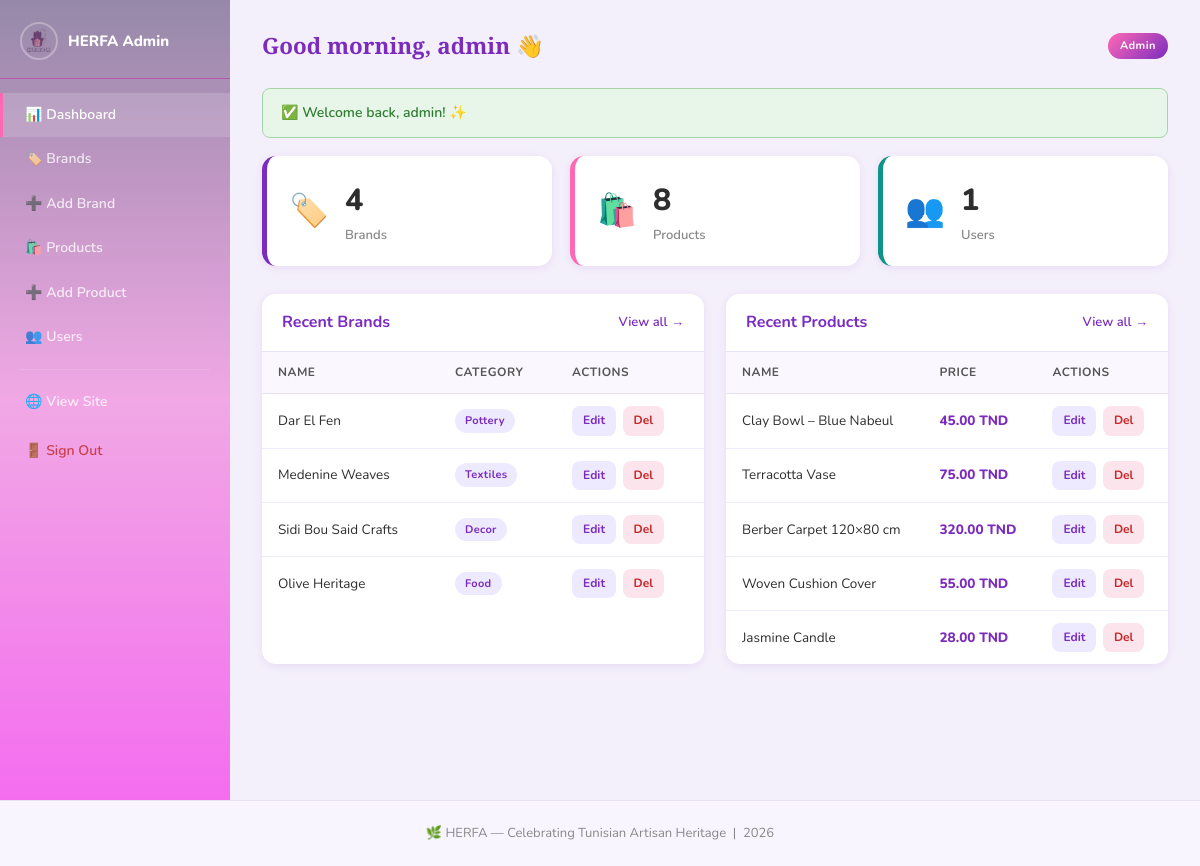
Page /admin/dashboard.php (signed in) on the committed database.
### tables this page shows
CREATE TABLE IF NOT EXISTS brands (
    id INT AUTO_INCREMENT PRIMARY KEY,
    name VARCHAR(120) NOT NULL,
    category VARCHAR(80) NOT NULL,
    description TEXT,
    image VARCHAR(255),
    created_at DATETIME DEFAULT CURRENT_TIMESTAMP
);

CREATE TABLE IF NOT EXISTS products (
    id INT AUTO_INCREMENT PRIMARY KEY,
    name VARCHAR(120) NOT NULL,
    brand_id INT NOT NULL,
    price DECIMAL(10,2) NOT NULL,
    description TEXT,
    image VARCHAR(255),
    created_at DATETIME DEFAULT CURRENT_TIMESTAMP,
    FOREIGN KEY (brand_id) REFERENCES brands(id) ON DELETE CASCADE
);

### includes/auth.php (called while the page is built, shortened)
<?php
function currentUser(): array {
    return [
        'id'       => $_SESSION['user_id']   ?? null,
        'username' => $_SESSION['username']  ?? '',
        'role'     => $_SESSION['role']      ?? 'user',
    ];
}
function flashGet(string $key): string {
    $msg = $_SESSION['flash'][$key] ?? '';
    return $msg;
}

### admin/dashboard.php (the view, shortened to what this page needs)
<?php
require_once '../includes/auth.php';
$pdo = getPDO();
$stats = [
    'brands'   => $pdo->query('SELECT COUNT(*) FROM brands')->fetchColumn(),
    'products' => $pdo->query('SELECT COUNT(*) FROM products')->fetchColumn(),
    'users'    => $pdo->query('SELECT COUNT(*) FROM users')->fetchColumn(),
];
$recentBrands   = $pdo->query('SELECT * FROM brands ORDER BY created_at DESC LIMIT 5')->fetchAll();
$recentProducts = $pdo->query(
    'SELECT p.*, b.name AS brand_name
     FROM products p
     JOIN brands b ON p.brand_id = b.id
     ORDER BY p.created_at DESC LIMIT 5'
)->fetchAll();
$flash  = flashGet('success');
$flashE = flashGet('error');
include '../includes/header.php';
?>
<div class="admin-layout">
    <aside class="sidebar">
        <div class="sidebar-logo">
            <img src="../images/logo-removebg-preview.png" alt="HERFA">
            <span>HERFA Admin</span>
        </div>
        <nav class="sidebar-nav">
            <a href="dashboard.php" class="slink active">📊 Dashboard</a>
            <a href="brands.php" class="slink">🏷️ Brands</a>
            <a href="brand_add.php" class="slink">➕ Add Brand</a>
            <a href="products.php" class="slink">🛍️ Products</a>
            <a href="product_add.php" class="slink">➕ Add Product</a>
            <a href="users.php" class="slink">👥 Users</a>
            <hr class="sidebar-hr">
            <a href="../index.php" class="slink">🌐 View Site</a>
            <a href="../logout.php" class="slink slink-logout">🚪 Sign Out</a>
        </nav>
    </aside>
    <main class="admin-main">
        <div class="admin-topbar">
            <h2>Good <?= date('H') < 12 ? 'morning' : (date('H') < 18 ? 'afternoon' : 'evening') ?>, <?= htmlspecialchars(currentUser()['username']) ?> 👋</h2>
            <span class="admin-badge">Admin</span>
        </div>
        <?php if ($flash): ?>
            <div class="alert alert-success">✅ <?= htmlspecialchars($flash) ?></div>
        <?php elseif ($flashE): ?>
            <div class="alert alert-error">⚠️ <?= htmlspecialchars($flashE) ?></div>
        <?php endif; ?>
        <div class="stats-grid">
            <div class="stat-card stat-purple">
                <div class="stat-icon">🏷️</div>
                <div>
                    <div class="stat-num"><?= $stats['brands'] ?></div>
                    <div class="stat-label">Brands</div>
                </div>
            </div>
            <div class="stat-card stat-pink">
                <div class="stat-icon">🛍️</div>
                <div>
                    <div class="stat-num"><?= $stats['products'] ?></div>
                    <div class="stat-label">Products</div>
                </div>
            </div>
            <div class="stat-card stat-teal">
                <div class="stat-icon">👥</div>
                <div>
                    <div class="stat-num"><?= $stats['users'] ?></div>
                    <div class="stat-label">Users</div>
                </div>
            </div>
        </div>
        <div class="admin-two-col">
            <div class="admin-panel">
                <div class="panel-header">
                    <h3>Recent Brands</h3>
                    <a href="brands.php" class="panel-link">View all →</a>
                </div>
                <table class="admin-table">
                    <thead><tr><th>Name</th><th>Category</th><th>Actions</th></tr></thead>
                    <tbody>
                    <?php foreach ($recentBrands as $b): ?>
                    <tr>
                        <td><?= htmlspecialchars($b['name']) ?></td>
                        <td><span class="chip"><?= htmlspecialchars($b['category']) ?></span></td>
                        <td>
                            <a href="brand_edit.php?id=<?= $b['id'] ?>" class="btn-sm btn-edit">Edit</a>
                            <a href="brand_delete.php?id=<?= $b['id'] ?>" class="btn-sm btn-del" onclick="return confirm('Delete this brand?')">Del</a>
                        </td>
                    </tr>
                    <?php endforeach; ?>
                    </tbody>
                </table>
            </div>
            <div class="admin-panel">
                <div class="panel-header">
                    <h3>Recent Products</h3>
                    <a href="products.php" class="panel-link">View all →</a>
                </div>
                <table class="admin-table">
                    <thead><tr><th>Name</th><th>Price</th><th>Actions</th></tr></thead>
                    <tbody>
                    <?php foreach ($recentProducts as $p): ?>
                    <tr>
                        <td><?= htmlspecialchars($p['name']) ?></td>
                        <td class="price-cell"><?= number_format($p['price'],2) ?> TND</td>
                        <td>
                            <a href="product_edit.php?id=<?= $p['id'] ?>" class="btn-sm btn-edit">Edit</a>
                            <a href="product_delete.php?id=<?= $p['id'] ?>" class="btn-sm btn-del" onclick="return confirm('Delete?')">Del</a>
                        </td>
                    </tr>
                    <?php endforeach; ?>
                    </tbody>
                </table>
            </div>
        </div>
    </main>
</div>
<?php include '../includes/footer.php'; ?>

### style.css (style rules this page uses)
:root { --purple: #7b2cbf; --purple-lt: #9d4edd; --pink: #ff69b4; --pink-lt: #ffb3d9; --teal: #0d9488; --bg: #f9f5ff; --card-bg: #ffffff; --text: #2e2e2e; --muted: #888; --border: #e8e0f4; --shadow-sm: 0 2px 10px rgba(123,44,191,.10); --shadow-md: 0 6px 24px rgba(123,44,191,.15); --shadow-lg: 0 12px 40px rgba(123,44,191,.20); --radius: 14px; --radius-sm: 8px; }
*, *::before, *::after { box-sizing: border-box; margin: 0; padding: 0; }
body { font-family: 'Nunito', 'Segoe UI', sans-serif; background: var(--bg); color: var(--text); min-height: 100vh; line-height: 1.6; }
a { color: var(--purple); text-decoration: none; }
.alert { padding: 13px 18px; border-radius: var(--radius-sm); margin-bottom: 18px; font-size: 14px; font-weight: 600; }
.alert-success { background:#e8f5e9; color:#2e7d32; border:1px solid #a5d6a7; }
.admin-layout { display: grid; grid-template-columns: 230px 1fr; min-height: 100vh; }
.sidebar { background: linear-gradient(180deg, #9689a8 0%, #f1a8e5 50%, #f46def 100%); color: white; padding: 0; position: sticky; top:0; height:100vh; overflow-y:auto; }
.sidebar-logo { display: flex; align-items:center; gap:10px; padding: 22px 20px 18px; border-bottom: 1px solid rgba(193, 47, 171, 0.558); font-weight: 800; font-size: 15px; }
.sidebar-logo img { width:38px; height:38px; border-radius:50%; border:2px solid rgba(255,255,255,.3); }
.sidebar-nav { padding: 14px 0; }
.slink { display: block; padding: 11px 22px; color: rgba(255,255,255,.8); font-size: 14px; font-weight: 600; text-decoration: none; transition: background .2s, color .2s, padding-left .2s; border-left: 3px solid transparent; }
.slink.active { background:rgba(255,255,255,.15); color:white; border-left-color:var(--pink); }
.slink-logout { color:rgba(194, 46, 46, 0.85) !important; margin-top:4px; }
.sidebar-hr { border:none; border-top:1px solid rgba(255,255,255,.12); margin:10px 20px; }
.admin-main { padding: 28px 32px; background: #f4f0fb; overflow-y: auto; }
.admin-topbar { display: flex; align-items:center; justify-content:space-between; margin-bottom: 24px; }
.admin-topbar h2 { font-size:1.4rem; font-family:'Playfair Display',serif; color:var(--purple); }
.admin-badge { background: linear-gradient(135deg,var(--pink),var(--purple)); color:white; font-size:11px; font-weight:700; padding:4px 12px; border-radius:20px; letter-spacing:.5px; }
.stats-grid { display: grid; grid-template-columns: repeat(auto-fit, minmax(160px,1fr)); gap: 18px; margin-bottom: 28px; }
.stat-card { background: white; border-radius: var(--radius); padding: 20px 22px; display: flex; align-items:center; gap:16px; box-shadow: var(--shadow-sm); border-left: 5px solid; }
.stat-purple { border-color: var(--purple); }
.stat-pink { border-color: var(--pink); }
.stat-teal { border-color: var(--teal); }
.stat-icon { font-size: 2rem; }
.stat-num { font-size: 1.9rem; font-weight: 800; color: var(--text); }
.stat-label { font-size: 13px; color: var(--muted); font-weight: 600; }
.admin-two-col { display: grid; grid-template-columns: repeat(auto-fit,minmax(300px,1fr)); gap: 22px; }
.admin-panel { background: white; border-radius: var(--radius); box-shadow: var(--shadow-sm); overflow: hidden; margin-bottom: 22px; }
.panel-header { display:flex; align-items:center; justify-content:space-between; padding: 16px 20px; border-bottom: 1px solid var(--border); }
.panel-header h3 { font-size:1rem; color:var(--purple); }
.panel-link { font-size:13px; color:var(--purple); font-weight:600; }
.admin-table { width:100%; border-collapse:collapse; font-size:13.5px; }
.admin-table thead th { background: #faf7ff; padding: 11px 16px; text-align:left; font-weight: 700; color:#555; border-bottom: 1px solid var(--border); font-size:12px; text-transform:uppercase; letter-spacing:.5px; }
.admin-table tbody td { padding: 12px 16px; border-bottom: 1px solid #f0eaff; vertical-align: middle; }
.admin-table tbody tr:last-child td { border-bottom:none; }
.chip { display:inline-block; padding: 3px 10px; border-radius: 20px; background: #ede9ff; color: var(--purple); font-size: 11px; font-weight: 700; letter-spacing: .3px; }
.btn-sm { display:inline-block; padding: 5px 11px; border-radius: 8px; font-size: 12px; font-weight: 700; cursor:pointer; border:none; text-decoration:none; transition:.15s; margin-right:3px; }
.btn-edit { background:#ede9ff; color:var(--purple); }
.btn-del { background:#fce4ec; color:#c62828; }
.price-cell { font-weight:800; color:var(--purple); }

### rows in the picture
brands: name "Dar El Fen", category "Pottery"
brands: name "Medenine Weaves", category "Textiles"
brands: name "Sidi Bou Said Crafts", category "Decor"
brands: name "Olive Heritage", category "Food"
products: name "Clay Bowl – Blue Nabeul", price "45.00"
products: name "Terracotta Vase", price "75.00"
products: name "Berber Carpet 120×80 cm", price "320.00"
products: name "Woven Cushion Cover", price "55.00"
products: name "Jasmine Candle", price "28.00"

### other values in the picture
currentUser()['username'] "admin"
$flash "Welcome back, admin! ✨"
$stats['brands'] "4"
$stats['products'] "8"
$stats['users'] "1"
